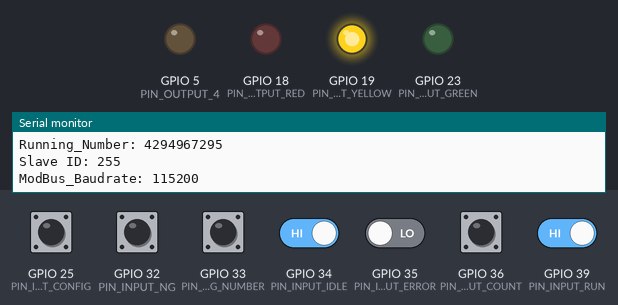
Bench run of a program on a simulated ESP32. On the bench: output pins drawn as LEDs (lit = HIGH), the last lines printed to the serial monitor. Dashed ring = blinking. Inputs (shaded band) come from the test bench; at power-on: GPIO 25 (PIN_INPUT_CONFIG), GPIO 32 (PIN_INPUT_NG), GPIO 33 (PIN_INPUT_RUNNING_NUMBER), GPIO 34 (PIN_INPUT_IDLE), GPIO 36 (PIN_INPUT_COUNT), GPIO 39 (PIN_INPUT_RUN) HIGH, GPIO 35 (PIN_INPUT_ERROR) LOW. EEPROM starts erased.

Above: at 1.4 s.
1.5 s: GPIO 34 (PIN_INPUT_IDLE) driven LOW
At 3.15 s:
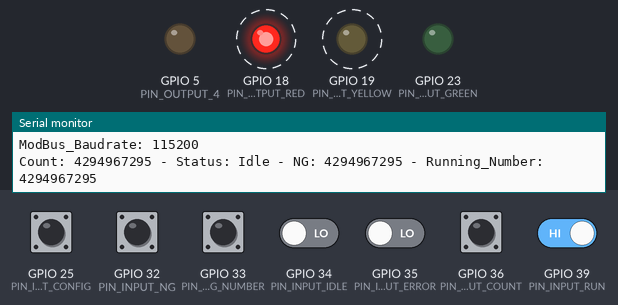
4.5 s: GPIO 39 (PIN_INPUT_RUN) driven LOW
At 6.15 s:
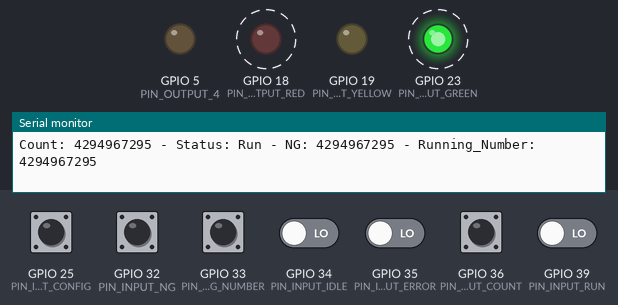
13.5 s: GPIO 39 (PIN_INPUT_RUN) driven HIGH
At 13.65 s:
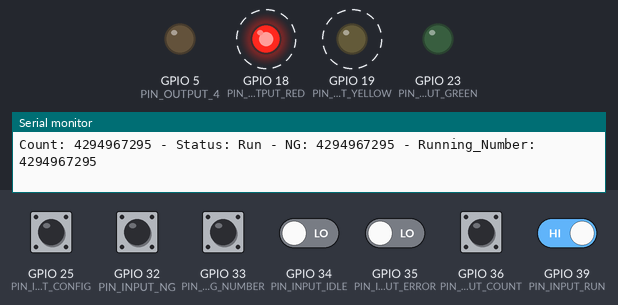
16.5 s: GPIO 35 (PIN_INPUT_ERROR) driven HIGH
At 16.5 s:
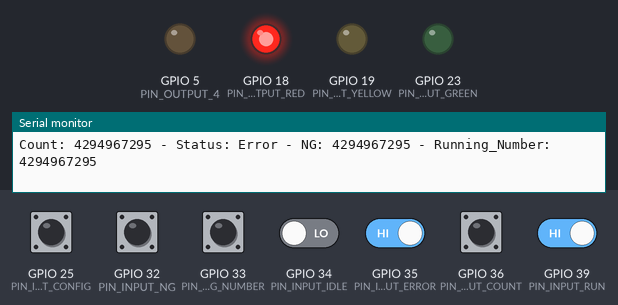
Timing chart, 0 to 19.0 s (numbered marks = the images above; inputs shaded):
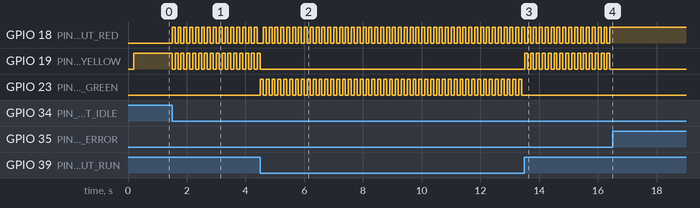

Measured:
- after the input at 1.5 s, GPIO 18 (PIN_OUTPUT_RED), GPIO 19 (PIN_OUTPUT_YELLOW): alternates HIGH for 0.10 s and LOW for 0.10 s, starting at once
- after the input at 4.5 s, GPIO 19 (PIN_OUTPUT_YELLOW): goes on until 4.5 s, then stays LOW; GPIO 23 (PIN_OUTPUT_GREEN): alternates HIGH for 0.10 s and LOW for 0.10 s, starting at once
- after the input at 13.5 s, GPIO 19 (PIN_OUTPUT_YELLOW): alternates HIGH for 0.10 s and LOW for 0.10 s, starting at once; GPIO 23 (PIN_OUTPUT_GREEN): stops changing and stays LOW
- after the input at 16.5 s, GPIO 18 (PIN_OUTPUT_RED): stops changing and stays HIGH; GPIO 19 (PIN_OUTPUT_YELLOW): stops changing and stays LOW

The program:

main.cpp
```cpp
// (licence header left out)
#include <Arduino.h>
#include <ModbusRTU.h>
#include <EEPROM.h>
#include <Wire.h>
#include "html.h"
#include <WiFi.h>
#include <WebServer.h>
#include "config.h"
#include "soc/soc.h"  //Brownout detector was triggered
#include "soc/rtc_cntl_reg.h"

#define PIN_OUTPUT_RED        		18      //OUTPUT 2    //IDLE
#define PIN_OUTPUT_YELLOW     		19      //OUTPUT 3    //WAITING
#define PIN_OUTPUT_GREEN      		23      //OUTPUT 4    //EXECUTE
#define PIN_OUTPUT_4          		5       //OUTPUT 1

#define PIN_INPUT_COUNT      		36      //INPUT 1 - SENSOR_VP
#define PIN_INPUT_RUN       		39      //INPUT 2 - SENSOR_VN
#define PIN_INPUT_IDLE       		34      //INPUT 3
#define PIN_INPUT_ERROR       		35      //INPUT 4
#define PIN_INPUT_NG       			32      //INPUT 5
#define PIN_INPUT_RUNNING_NUMBER    33      //INPUT 6
#define PIN_INPUT_CONFIG      		25      //INPUT 7
// #define PIN_INPUT_START       		26      //INPUT 8

#define PIN_MODBUS_RX         		16
#define PIN_MODBUS_TX         		17

#define PIN_MODBUS_RX_2        		9
#define PIN_MODBUS_TX_2        		10

#define ON_FET      HIGH
#define OFF_FET     LOW

#define EEPROM_COUNT				0
#define EEPROM_NG					10
#define EEPROM_RUNNING_NUMBER		20
#define EEPROM_SLAVE_ID				30
#define EEPROM_MODBUS_BAUDRATE		40

enum{
	REG_CALL_ORDER = 1,
	REG_START,
	REG_CANCEL,
	REG_DONE,

	// REG_MODBUS_COUNT_H 			= 4496,
	// REG_MODBUS_COUNT_L 			= 4497,
	// REG_MODBUS_STATUS 			= 4500,
	// REG_MODBUS_NG_H 			= 4498,
	// REG_MODBUS_NG_L 			= 4499,
	// REG_MODBUS_RUNNING_NUMBER_H = 4501,
	// REG_MODBUS_RUNNING_NUMBER_L = 4502
	REG_MODBUS_COUNT_H 			= 0,
	REG_MODBUS_COUNT_L 			,
	REG_MODBUS_STATUS 			,
	REG_MODBUS_NG_H 			,
	REG_MODBUS_NG_L 			,
	REG_MODBUS_RUNNING_NUMBER_H ,
	REG_MODBUS_RUNNING_NUMBER_L ,
	REG_MODBUS_ADDING_START		= 10
};

typedef enum{
	MACHINE_STATUS_RUN = 0,
    MACHINE_STATUS_IDLE,
    // MACHINE_STATUS_WAITING,
    // MACHINE_STATUS_EXECUTE,
	MACHINE_STATUS_ERROR,
	MACHINE_STATUS_UNKNOW
} MACHINE_STATUS;

struct SetupConfig
{
    /* data */
	uint8_t slaveId;
	uint32_t modbusBaudrate;
	bool turnOnApMode = false;
    // uint32_t timeRelay1;
    // uint16_t timeRelay2;
    // uint16_t timeRelay3;
    // uint16_t timeRelay4;
    // MachineStatus machineStatus = IDLE;
    // MachineStatus relay1Status = IDLE;
    // MachineStatus relay2Status = IDLE;
    // MachineStatus relay3Status = IDLE;
    // MachineStatus relay4Status = IDLE;
    uint32_t timeCheckTurnOnConfig = 0;
    uint32_t timeCheckTurnOffConfig = 0;
	uint32_t timePrintData = 0;
}setupConfig;

struct DataRegister
{
    /* data */
    uint32_t count;
	uint32_t ng;
	uint32_t runningNumber;
	MACHINE_STATUS  eCurrentMachineStatus;
}dataRegister;


ModbusRTU modbus1, modbus2;
WebServer server(HTTP_PORT);

void checkInputCount(void *pvParameters);
void checkInputMCStatus(void *pvParameters);
void checkInputNG(void *pvParameters);
void checkInputRunningNumber(void *pvParameters);

void checkButtonConfigClick();
void printData();

void showLedStatus(MACHINE_STATUS status);
void loadDataBegin();
void initModbus();
String macID();
void setupConfigMode();
void handleRoot();
void configModbus();
void resetData();
void startWebServer();
void resetDataOee();


void checkInputCount(void *pvParameters){
	for(;;){
		if(digitalRead(PIN_INPUT_COUNT) == BTN_PRESSED){
			vTaskDelay(100/portTICK_PERIOD_MS);
			while(digitalRead(PIN_INPUT_COUNT) == BTN_PRESSED){
				vTaskDelay(100/portTICK_PERIOD_MS);
			}
			dataRegister.count++;
			modbus1.Hreg(REG_MODBUS_COUNT_H, dataRegister.count >> 16);
			modbus1.Hreg(REG_MODBUS_COUNT_L, dataRegister.count);
			modbus2.Hreg(REG_MODBUS_COUNT_H, dataRegister.count >> 16);
			modbus2.Hreg(REG_MODBUS_COUNT_L, dataRegister.count);
			EEPROM.write(EEPROM_COUNT, dataRegister.count >> 24);
			EEPROM.write(EEPROM_COUNT+1, dataRegister.count >> 16);
			EEPROM.write(EEPROM_COUNT+2, dataRegister.count >> 8);
			EEPROM.write(EEPROM_COUNT+3, dataRegister.count);
			EEPROM.commit();
		}
		vTaskDelay(100/portTICK_PERIOD_MS);
	}
}

void checkInputMCStatus(void *pvParameters){
	for(;;){
		if(digitalRead(PIN_INPUT_RUN) == BTN_PRESSED && dataRegister.eCurrentMachineStatus != MACHINE_STATUS_RUN){
			dataRegister.eCurrentMachineStatus = MACHINE_STATUS_RUN;
			modbus1.Hreg(REG_MODBUS_STATUS, dataRegister.eCurrentMachineStatus);
			modbus2.Hreg(REG_MODBUS_STATUS, dataRegister.eCurrentMachineStatus);
			showLedStatus(dataRegister.eCurrentMachineStatus);
		}
		else if(digitalRead(PIN_INPUT_IDLE) == BTN_PRESSED && dataRegister.eCurrentMachineStatus != MACHINE_STATUS_IDLE){
			dataRegister.eCurrentMachineStatus = MACHINE_STATUS_IDLE;
			modbus1.Hreg(REG_MODBUS_STATUS, dataRegister.eCurrentMachineStatus);
			modbus2.Hreg(REG_MODBUS_STATUS, dataRegister.eCurrentMachineStatus);
			showLedStatus(dataRegister.eCurrentMachineStatus);
		}
		else if(digitalRead(PIN_INPUT_ERROR) == BTN_PRESSED && dataRegister.eCurrentMachineStatus != MACHINE_STATUS_ERROR){
			dataRegister.eCurrentMachineStatus = MACHINE_STATUS_ERROR;
			modbus1.Hreg(REG_MODBUS_STATUS, dataRegister.eCurrentMachineStatus);
			modbus2.Hreg(REG_MODBUS_STATUS, dataRegister.eCurrentMachineStatus);
			showLedStatus(dataRegister.eCurrentMachineStatus);
		}
		vTaskDelay(100/portTICK_PERIOD_MS);
	}
}

void checkInputNG(void *pvParameters){
	for(;;){
		if(digitalRead(PIN_INPUT_NG) == BTN_PRESSED){
			vTaskDelay(100/portTICK_PERIOD_MS);
			while(digitalRead(PIN_INPUT_NG) == BTN_PRESSED){
				vTaskDelay(100/portTICK_PERIOD_MS);
			}
			dataRegister.ng++;
			modbus1.Hreg(REG_MODBUS_NG_H, dataRegister.ng >> 16);
			modbus1.Hreg(REG_MODBUS_NG_L, dataRegister.ng);
			modbus2.Hreg(REG_MODBUS_NG_H, dataRegister.ng >> 16);
			modbus2.Hreg(REG_MODBUS_NG_L, dataRegister.ng);
			EEPROM.write(EEPROM_NG, dataRegister.ng >> 24);
			EEPROM.write(EEPROM_NG+1, dataRegister.ng >> 16);
			EEPROM.write(EEPROM_NG+2, dataRegister.ng >> 8);
			EEPROM.write(EEPROM_NG+3, dataRegister.ng);
			EEPROM.commit();
		}
		vTaskDelay(100/portTICK_PERIOD_MS);
	}
}

void checkInputRunningNumber(void *pvParameters){
	for(;;){
		if(digitalRead(PIN_INPUT_RUNNING_NUMBER) == BTN_PRESSED){
			vTaskDelay(100/portTICK_PERIOD_MS);
			while(digitalRead(PIN_INPUT_RUNNING_NUMBER) == BTN_PRESSED){
				vTaskDelay(100/portTICK_PERIOD_MS);
			}
			dataRegister.runningNumber++;
			modbus1.Hreg(REG_MODBUS_RUNNING_NUMBER_H, dataRegister.runningNumber >> 16);
			modbus1.Hreg(REG_MODBUS_RUNNING_NUMBER_L, dataRegister.runningNumber);
			modbus2.Hreg(REG_MODBUS_RUNNING_NUMBER_H, dataRegister.runningNumber >> 16);
			modbus2.Hreg(REG_MODBUS_RUNNING_NUMBER_L, dataRegister.runningNumber);
			EEPROM.write(EEPROM_RUNNING_NUMBER, dataRegister.runningNumber >> 24);
			EEPROM.write(EEPROM_RUNNING_NUMBER+1, dataRegister.runningNumber >> 16);
			EEPROM.write(EEPROM_RUNNING_NUMBER+2, dataRegister.runningNumber >> 8);
			EEPROM.write(EEPROM_RUNNING_NUMBER+3, dataRegister.runningNumber);
			EEPROM.commit();
		}
		vTaskDelay(100/portTICK_PERIOD_MS);
	}
}

void showLedStatus(MACHINE_STATUS status){
	if(status == MACHINE_STATUS_IDLE){
		digitalWrite(PIN_OUTPUT_RED, ON_FET);
		digitalWrite(PIN_OUTPUT_YELLOW, OFF_FET);
		digitalWrite(PIN_OUTPUT_GREEN, OFF_FET);
	}
	else if(status == MACHINE_STATUS_ERROR){
		digitalWrite(PIN_OUTPUT_RED, OFF_FET);
		digitalWrite(PIN_OUTPUT_YELLOW, ON_FET);
		digitalWrite(PIN_OUTPUT_GREEN, OFF_FET);
	}
	else if(status == MACHINE_STATUS_RUN){
		digitalWrite(PIN_OUTPUT_RED, OFF_FET);
		digitalWrite(PIN_OUTPUT_YELLOW, OFF_FET);
		digitalWrite(PIN_OUTPUT_GREEN, ON_FET);
	}
}

void loadDataBegin(){
	dataRegister.eCurrentMachineStatus = MACHINE_STATUS_UNKNOW;
	showLedStatus(dataRegister.eCurrentMachineStatus);
	dataRegister.count = EEPROM.read(EEPROM_COUNT) << 24
						| EEPROM.read(EEPROM_COUNT+1) << 16
						| EEPROM.read(EEPROM_COUNT+2) << 8
						| EEPROM.read(EEPROM_COUNT+3);
	Serial.print("Count: ");
	Serial.println(dataRegister.count);
	dataRegister.ng = EEPROM.read(EEPROM_NG) << 24
						| EEPROM.read(EEPROM_NG+1) << 16
						| EEPROM.read(EEPROM_NG+2) << 8
						| EEPROM.read(EEPROM_NG+3);
	Serial.print("NG: ");
	Serial.println(dataRegister.ng);
	dataRegister.runningNumber = EEPROM.read(EEPROM_RUNNING_NUMBER) << 24
						| EEPROM.read(EEPROM_RUNNING_NUMBER+1) << 16
						| EEPROM.read(EEPROM_RUNNING_NUMBER+2) << 8
						| EEPROM.read(EEPROM_RUNNING_NUMBER+3);
	Serial.print("Running_Number: ");
	Serial.println(dataRegister.runningNumber);

	setupConfig.slaveId = EEPROM.read(EEPROM_SLAVE_ID);
	Serial.print("Slave ID: ");
	Serial.println(setupConfig.slaveId);

	setupConfig.modbusBaudrate = EEPROM.read(EEPROM_MODBUS_BAUDRATE) << 24
						| EEPROM.read(EEPROM_MODBUS_BAUDRATE+1) << 16
						| EEPROM.read(EEPROM_MODBUS_BAUDRATE+2) << 8
						| EEPROM.read(EEPROM_MODBUS_BAUDRATE+3);
	if(setupConfig.modbusBaudrate > 115200){
		setupConfig.modbusBaudrate = 115200;
	}
	Serial.print("ModBus_Baudrate: ");
	Serial.println(setupConfig.modbusBaudrate);
}

void initModbus(){
	Serial1.end();
	Serial2.end();
	Serial1.begin(setupConfig.modbusBaudrate, SERIAL_8N1, PIN_MODBUS_RX, PIN_MODBUS_TX);
	Serial2.begin(setupConfig.modbusBaudrate, SERIAL_8N1, PIN_MODBUS_RX_2, PIN_MODBUS_TX_2);
	modbus1.begin(&Serial1);
	modbus2.begin(&Serial2);
	modbus1.slave(setupConfig.slaveId);
	modbus1.setBaudrate(setupConfig.modbusBaudrate);
	modbus2.slave(setupConfig.slaveId);
	modbus2.setBaudrate(setupConfig.modbusBaudrate);

	for(int i = 0; i <= REG_MODBUS_ADDING_START+100; i++){
		modbus1.addHreg(i);
		modbus1.Hreg(i,0);
		modbus2.addHreg(i);
		modbus2.Hreg(i,0);
	}

	modbus1.Hreg(REG_MODBUS_STATUS, dataRegister.eCurrentMachineStatus);
	modbus2.Hreg(REG_MODBUS_STATUS, dataRegister.eCurrentMachineStatus);

	modbus1.Hreg(REG_MODBUS_COUNT_H, dataRegister.count >> 16);
	modbus1.Hreg(REG_MODBUS_COUNT_L, dataRegister.count);
	modbus2.Hreg(REG_MODBUS_COUNT_H, dataRegister.count >> 16);
	modbus2.Hreg(REG_MODBUS_COUNT_L, dataRegister.count);

	modbus1.Hreg(REG_MODBUS_NG_H, dataRegister.ng >> 16);
	modbus1.Hreg(REG_MODBUS_NG_L, dataRegister.ng);
	modbus2.Hreg(REG_MODBUS_NG_H, dataRegister.ng >> 16);
	modbus2.Hreg(REG_MODBUS_NG_L, dataRegister.ng);

	modbus1.Hreg(REG_MODBUS_RUNNING_NUMBER_H, dataRegister.runningNumber >> 16);
	modbus1.Hreg(REG_MODBUS_RUNNING_NUMBER_L, dataRegister.runningNumber);
	modbus2.Hreg(REG_MODBUS_RUNNING_NUMBER_H, dataRegister.runningNumber >> 16);
	modbus2.Hreg(REG_MODBUS_RUNNING_NUMBER_L, dataRegister.runningNumber);
}

String macID(){
    uint8_t mac[WL_MAC_ADDR_LENGTH];
    String macID;
    WiFi.mode(WIFI_AP);
    WiFi.softAPmacAddress(mac);
    macID = String(mac[WL_MAC_ADDR_LENGTH - 2], HEX) + String(mac[WL_MAC_ADDR_LENGTH - 1], HEX);
    macID.toUpperCase();
    return macID;
}
void setupConfigMode(){
    Serial.println("[WifiService][setupAP] Open AP....");
    WiFi.softAPdisconnect();
    WiFi.disconnect();
    // server.close();
    delay(500/portTICK_PERIOD_MS);
    WiFi.mode(WIFI_AP);
    // String SSID_AP_MODE = SSID_PRE_AP_MODE + macID();
	String SSID_AP_MODE = SSID_PRE_AP_MODE + WiFi.softAPmacAddress();
    WiFi.softAP(SSID_AP_MODE.c_str());
    IPAddress APIP(192, 168, 4, 1);
    IPAddress gateway(192, 168, 4, 1);
    IPAddress subnet(255, 255, 255, 0);
    WiFi.softAPConfig(APIP, gateway, subnet);
    Serial.println(SSID_AP_MODE);

    Serial.println("[WifiService][setupAP] Softap is running!");
    IPAddress myIP = WiFi.softAPIP();
    Serial.print("[WifiService][setupAP] IP address: ");
    Serial.println(myIP);
}

void handleRoot(){
  char index_html[2048];
  snprintf_P(index_html, sizeof(index_html), index_html_handle_root,
				setupConfig.slaveId, setupConfig.modbusBaudrate);
  server.send(200, "text/html", index_html);
}

void configModbus(){
	for (uint8_t i = 0; i < server.args(); i++) {
        if(server.argName(i) == "slave_id" && server.arg(i) != ""){
			String slaveIdStr = server.arg(i);
			setupConfig.slaveId = slaveIdStr.toInt();
			modbus1.slave(setupConfig.slaveId);
			modbus2.slave(setupConfig.slaveId);
			Serial.print("Slave ID: ");
			Serial.println(setupConfig.slaveId);
			EEPROM.write(EEPROM_SLAVE_ID, setupConfig.slaveId);
			EEPROM.commit();
        }
		if(server.argName(i) == "baudrate" && server.arg(i) != ""){
			String modbusBaudrateStr = server.arg(i);
			setupConfig.modbusBaudrate = modbusBaudrateStr.toInt();
			initModbus();
			Serial.print("ModBus_Baudrate: ");
			Serial.println(setupConfig.modbusBaudrate);
			EEPROM.write(EEPROM_MODBUS_BAUDRATE, setupConfig.modbusBaudrate >> 24);
			EEPROM.write(EEPROM_MODBUS_BAUDRATE+1, setupConfig.modbusBaudrate >> 16);
			EEPROM.write(EEPROM_MODBUS_BAUDRATE+2, setupConfig.modbusBaudrate >> 8);
			EEPROM.write(EEPROM_MODBUS_BAUDRATE+3, setupConfig.modbusBaudrate);
			EEPROM.commit();
        }
    }
    char index_html[2048];
	snprintf_P(index_html, sizeof(index_html), index_html_handle_root,
				setupConfig.slaveId, setupConfig.modbusBaudrate);
  	server.send(200, "text/html", index_html);
}

void resetData(){
	resetDataOee();
    char index_html[2048];
	snprintf_P(index_html, sizeof(index_html), index_html_handle_root,
				setupConfig.slaveId, setupConfig.modbusBaudrate);
  	server.send(200, "text/html", index_html);
}

void startWebServer(){
  server.on("/", HTTP_GET, handleRoot);
  server.on("/config_modbus", HTTP_GET, configModbus);
  server.on("/reset_data", HTTP_GET, resetData);
//   server.onNotFound(notFound);
  server.begin();
  Serial.println( "HTTP server started" );
}

void resetDataOee(){
	Serial.println("Reset Data!!!");
	dataRegister.count = 0;;
	modbus1.Hreg(REG_MODBUS_COUNT_H, dataRegister.count >> 16);
	modbus1.Hreg(REG_MODBUS_COUNT_L, dataRegister.count);
	modbus2.Hreg(REG_MODBUS_COUNT_H, dataRegister.count >> 16);
	modbus2.Hreg(REG_MODBUS_COUNT_L, dataRegister.count);
	EEPROM.write(EEPROM_COUNT, dataRegister.count >> 24);
	EEPROM.write(EEPROM_COUNT+1, dataRegister.count >> 16);
	EEPROM.write(EEPROM_COUNT+2, dataRegister.count >> 8);
	EEPROM.write(EEPROM_COUNT+3, dataRegister.count);

	dataRegister.ng = 0;
	modbus1.Hreg(REG_MODBUS_NG_H, dataRegister.ng >> 16);
	modbus1.Hreg(REG_MODBUS_NG_L, dataRegister.ng);
	modbus2.Hreg(REG_MODBUS_NG_H, dataRegister.ng >> 16);
	modbus2.Hreg(REG_MODBUS_NG_L, dataRegister.ng);
	EEPROM.write(EEPROM_NG, dataRegister.ng >> 24);
	EEPROM.write(EEPROM_NG+1, dataRegister.ng >> 16);
	EEPROM.write(EEPROM_NG+2, dataRegister.ng >> 8);
	EEPROM.write(EEPROM_NG+3, dataRegister.ng);

	dataRegister.runningNumber = 0;
	modbus1.Hreg(REG_MODBUS_RUNNING_NUMBER_H, dataRegister.runningNumber >> 16);
	modbus1.Hreg(REG_MODBUS_RUNNING_NUMBER_L, dataRegister.runningNumber);
	modbus2.Hreg(REG_MODBUS_RUNNING_NUMBER_H, dataRegister.runningNumber >> 16);
	modbus2.Hreg(REG_MODBUS_RUNNING_NUMBER_L, dataRegister.runningNumber);
	EEPROM.write(EEPROM_RUNNING_NUMBER, dataRegister.runningNumber >> 24);
	EEPROM.write(EEPROM_RUNNING_NUMBER+1, dataRegister.runningNumber >> 16);
	EEPROM.write(EEPROM_RUNNING_NUMBER+2, dataRegister.runningNumber >> 8);
	EEPROM.write(EEPROM_RUNNING_NUMBER+3, dataRegister.runningNumber);
	EEPROM.commit();
}

void checkButtonConfigClick(){
    if(digitalRead(PIN_INPUT_CONFIG) == BTN_PRESSED){
        if(millis() - setupConfig.timeCheckTurnOnConfig >= CONFIG_HOLD_TIME){
			setupConfig.turnOnApMode = true;
			setupConfig.timeCheckTurnOffConfig  = millis();
            setupConfig.timeCheckTurnOnConfig = millis();
            setupConfigMode();
            startWebServer();
        }
    }
    else{
        setupConfig.timeCheckTurnOnConfig = millis();
    }

	if(setupConfig.turnOnApMode){
		if(WiFi.softAPgetStationNum() == 0){
			if(millis() - setupConfig.timeCheckTurnOffConfig >= TIME_TURN_OFF_WIFI){
				WiFi.softAPdisconnect();
				setupConfig.turnOnApMode = false;
			}
		}
		else{
			setupConfig.timeCheckTurnOffConfig = millis();
		}
	}
}

void printData(){
	Serial.print("Count: ");
	Serial.print(dataRegister.count);
	Serial.print(" - Status: ");
	switch (dataRegister.eCurrentMachineStatus)
	{
	case MACHINE_STATUS_RUN:
		Serial.print("Run");
		break;
	case MACHINE_STATUS_IDLE:
		Serial.print("Idle");
		break;
	case MACHINE_STATUS_ERROR:
		Serial.print("Error");
		break;
	case MACHINE_STATUS_UNKNOW:
		Serial.print("Unknow");
		break;
	default:
		break;
	}
	Serial.print(" - NG: ");
	Serial.print(dataRegister.ng);
	Serial.print(" - Running_Number: ");
	Serial.println(dataRegister.runningNumber);
}

void setup() {
    WRITE_PERI_REG(RTC_CNTL_BROWN_OUT_REG, 0); //disable   detector
	Serial.begin(115200, SERIAL_8N1);
	EEPROM.begin(256);
	pinMode(PIN_OUTPUT_RED, OUTPUT);
	pinMode(PIN_OUTPUT_YELLOW, OUTPUT);
	pinMode(PIN_OUTPUT_GREEN, OUTPUT);
	pinMode(PIN_OUTPUT_4, OUTPUT);
	pinMode(PIN_INPUT_COUNT, 			INPUT);
	pinMode(PIN_INPUT_RUN, 				INPUT);
	pinMode(PIN_INPUT_IDLE, 			INPUT);
	pinMode(PIN_INPUT_ERROR, 			INPUT);
	pinMode(PIN_INPUT_NG, 				INPUT);
	pinMode(PIN_INPUT_RUNNING_NUMBER, 	INPUT);
	pinMode(PIN_INPUT_CONFIG, 			INPUT);
	delay(100/portTICK_PERIOD_MS);
	digitalWrite(PIN_OUTPUT_RED, OFF_FET);
	digitalWrite(PIN_OUTPUT_YELLOW, OFF_FET);
	digitalWrite(PIN_OUTPUT_GREEN, OFF_FET);
	digitalWrite(PIN_OUTPUT_4, OFF_FET);
	delay(100/portTICK_PERIOD_MS);
	loadDataBegin();
	initModbus();

	xTaskCreatePinnedToCore(
		checkInputCount,    /* Function to implement the task */
		"checkInputCount",  /* Name of the task */
		4096,             /* Stack size in words */
		NULL,             /* Task input parameter */
		0,                /* Priority of the task */
		NULL,             /* Task handle. */
		0);               /* Core where the task should run */
	xTaskCreatePinnedToCore(
		checkInputMCStatus,    /* Function to implement the task */
		"checkInputMCStatus",  /* Name of the task */
		4096,             /* Stack size in words */
		NULL,             /* Task input parameter */
		0,                /* Priority of the task */
		NULL,             /* Task handle. */
		0);               /* Core where the task should run */
	xTaskCreatePinnedToCore(
		checkInputNG,    /* Function to implement the task */
		"checkInputNG",  /* Name of the task */
		4096,             /* Stack size in words */
		NULL,             /* Task input parameter */
		0,                /* Priority of the task */
		NULL,             /* Task handle. */
		0);               /* Core where the task should run */
	xTaskCreatePinnedToCore(
		checkInputRunningNumber,    /* Function to implement the task */
		"checkInputRunningNumber",  /* Name of the task */
		4096,             /* Stack size in words */
		NULL,             /* Task input parameter */
		0,                /* Priority of the task */
		NULL,             /* Task handle. */
		0);               /* Core where the task should run */
}

void loop() {
	checkButtonConfigClick();
	modbus1.task();
	modbus2.task();
	if(millis() - setupConfig.timePrintData >= TIME_PRINT_DATA){
		setupConfig.timePrintData = millis();
		printData();
	}

	yield();
	server.handleClient();
	vTaskDelay(10/portTICK_PERIOD_MS);
}
```

Source omitted: html.h (1183 bytes), config.h (722 bytes)
